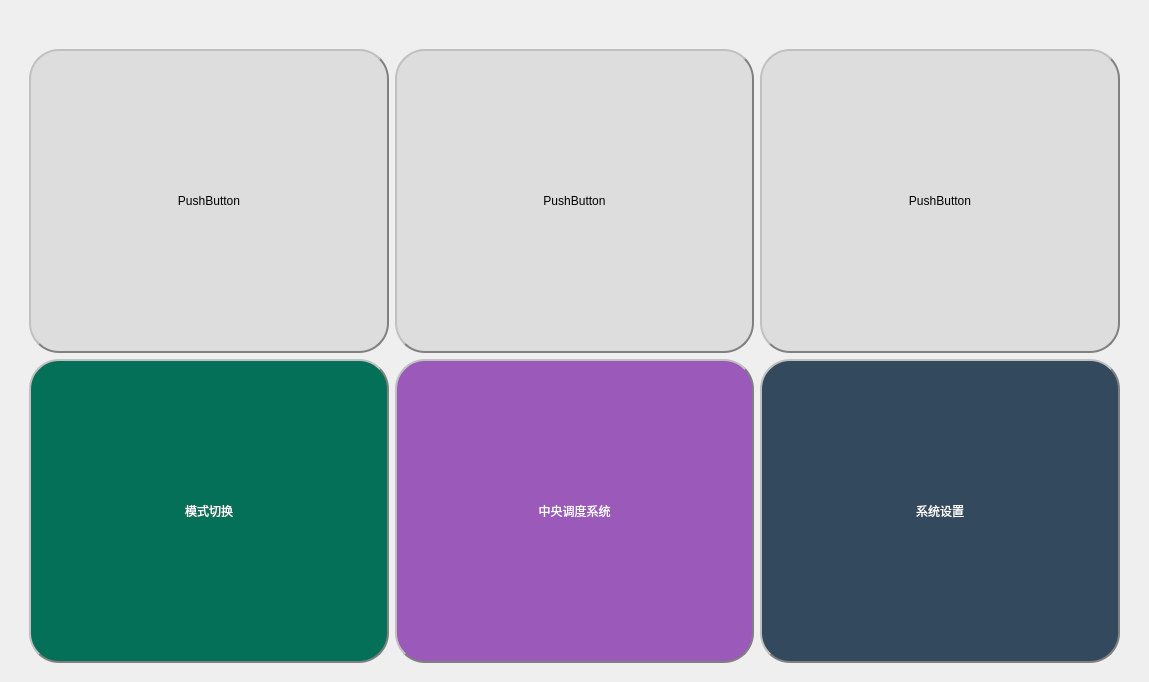
<?xml version="1.0" encoding="UTF-8"?>
<ui version="4.0">
 <class>zhong</class>
 <widget class="QWidget" name="zhong">
  <property name="geometry">
   <rect>
    <x>0</x>
    <y>0</y>
    <width>1149</width>
    <height>682</height>
   </rect>
  </property>
  <property name="windowTitle">
   <string>Form</string>
  </property>
  <layout class="QVBoxLayout" name="verticalLayout">
   <property name="spacing">
    <number>0</number>
   </property>
   <property name="leftMargin">
    <number>0</number>
   </property>
   <property name="topMargin">
    <number>0</number>
   </property>
   <property name="rightMargin">
    <number>0</number>
   </property>
   <property name="bottomMargin">
    <number>0</number>
   </property>
   <item>
    <widget class="QWidget" name="widget" native="true">
     <property name="sizePolicy">
      <sizepolicy hsizetype="Fixed" vsizetype="Minimum">
       <horstretch>0</horstretch>
       <verstretch>0</verstretch>
      </sizepolicy>
     </property>
     <property name="minimumSize">
      <size>
       <width>0</width>
       <height>40</height>
      </size>
     </property>
     <property name="maximumSize">
      <size>
       <width>16777215</width>
       <height>40</height>
      </size>
     </property>
    </widget>
   </item>
   <item>
    <widget class="QWidget" name="widget_2" native="true">
     <layout class="QGridLayout" name="gridLayout">
      <item row="0" column="0">
       <spacer name="horizontalSpacer_2">
        <property name="orientation">
         <enum>Qt::Horizontal</enum>
        </property>
        <property name="sizeType">
         <enum>QSizePolicy::Fixed</enum>
        </property>
        <property name="sizeHint" stdset="0">
         <size>
          <width>20</width>
          <height>20</height>
         </size>
        </property>
       </spacer>
      </item>
      <item row="0" column="4">
       <spacer name="horizontalSpacer">
        <property name="orientation">
         <enum>Qt::Horizontal</enum>
        </property>
        <property name="sizeType">
         <enum>QSizePolicy::Fixed</enum>
        </property>
        <property name="sizeHint" stdset="0">
         <size>
          <width>20</width>
          <height>20</height>
         </size>
        </property>
       </spacer>
      </item>
      <item row="2" column="2">
       <spacer name="verticalSpacer">
        <property name="orientation">
         <enum>Qt::Vertical</enum>
        </property>
        <property name="sizeType">
         <enum>QSizePolicy::Fixed</enum>
        </property>
        <property name="sizeHint" stdset="0">
         <size>
          <width>20</width>
          <height>10</height>
         </size>
        </property>
       </spacer>
      </item>
      <item row="1" column="3">
       <widget class="QPushButton" name="pushButton_6">
        <property name="sizePolicy">
         <sizepolicy hsizetype="Minimum" vsizetype="Expanding">
          <horstretch>0</horstretch>
          <verstretch>0</verstretch>
         </sizepolicy>
        </property>
        <property name="styleSheet">
         <string notr="true">QPushButton{
background-color: rgb(221, 221, 221);
border:2px groove gray;
border-radius:30px;padding:2px 4px;
	font: 18pt &quot;楷体&quot;;
	color: rgb(255, 255, 255);
	background-color: rgb(51, 73, 93);
border-style: outset;}
QPushButton:hover{background-color:rgb(229, 241, 251); color: black;}
QPushButton:pressed{background-color:rgb(204, 228, 247);border-style: inset;}</string>
        </property>
        <property name="text">
         <string>系统设置</string>
        </property>
        <property name="icon">
         <iconset resource="resource.qrc">
          <normaloff>:/设置.png</normaloff>:/设置.png</iconset>
        </property>
        <property name="iconSize">
         <size>
          <width>100</width>
          <height>100</height>
         </size>
        </property>
       </widget>
      </item>
      <item row="1" column="1">
       <widget class="QPushButton" name="pushButton_4">
        <property name="sizePolicy">
         <sizepolicy hsizetype="Minimum" vsizetype="Expanding">
          <horstretch>0</horstretch>
          <verstretch>0</verstretch>
         </sizepolicy>
        </property>
        <property name="styleSheet">
         <string notr="true">QPushButton{
background-color: rgb(221, 221, 221);
border:2px groove gray;
border-radius:30px;padding:2px 4px;
	font: 18pt &quot;楷体&quot;;
	color: rgb(255, 255, 255);
	background-color: rgb(3, 112, 87);
border-style: outset;}
QPushButton:hover{background-color:rgb(229, 241, 251); color: black;}
QPushButton:pressed{background-color:rgb(204, 228, 247);border-style: inset;}</string>
        </property>
        <property name="text">
         <string>模式切换</string>
        </property>
        <property name="icon">
         <iconset resource="resource.qrc">
          <normaloff>:/切换.png</normaloff>:/切换.png</iconset>
        </property>
        <property name="iconSize">
         <size>
          <width>100</width>
          <height>100</height>
         </size>
        </property>
       </widget>
      </item>
      <item row="0" column="1">
       <widget class="QPushButton" name="pushButton">
        <property name="sizePolicy">
         <sizepolicy hsizetype="Minimum" vsizetype="Minimum">
          <horstretch>0</horstretch>
          <verstretch>0</verstretch>
         </sizepolicy>
        </property>
        <property name="styleSheet">
         <string notr="true">QPushButton{
background-color: rgb(221, 221, 221);
border:2px groove gray;
border-radius:30px;padding:2px 4px;
border-style: outset;}
QPushButton:hover{background-color:rgb(229, 241, 251); color: black;}
QPushButton:pressed{background-color:rgb(204, 228, 247);border-style: inset;}</string>
        </property>
        <property name="text">
         <string>PushButton</string>
        </property>
       </widget>
      </item>
      <item row="0" column="3">
       <widget class="QPushButton" name="pushButton_3">
        <property name="sizePolicy">
         <sizepolicy hsizetype="Minimum" vsizetype="Expanding">
          <horstretch>0</horstretch>
          <verstretch>0</verstretch>
         </sizepolicy>
        </property>
        <property name="styleSheet">
         <string notr="true">QPushButton{
background-color: rgb(221, 221, 221);
border:2px groove gray;
border-radius:30px;padding:2px 4px;
border-style: outset;}
QPushButton:hover{background-color:rgb(229, 241, 251); color: black;}
QPushButton:pressed{background-color:rgb(204, 228, 247);border-style: inset;}</string>
        </property>
        <property name="text">
         <string>PushButton</string>
        </property>
       </widget>
      </item>
      <item row="0" column="2">
       <widget class="QPushButton" name="pushButton_2">
        <property name="sizePolicy">
         <sizepolicy hsizetype="Minimum" vsizetype="Minimum">
          <horstretch>0</horstretch>
          <verstretch>0</verstretch>
         </sizepolicy>
        </property>
        <property name="styleSheet">
         <string notr="true">QPushButton{
background-color: rgb(221, 221, 221);
border:2px groove gray;
border-radius:30px;padding:2px 4px;
border-style: outset;}
QPushButton:hover{background-color:rgb(229, 241, 251); color: black;}
QPushButton:pressed{background-color:rgb(204, 228, 247);border-style: inset;}</string>
        </property>
        <property name="text">
         <string>PushButton</string>
        </property>
       </widget>
      </item>
      <item row="1" column="2">
       <widget class="QPushButton" name="pushButton_5">
        <property name="sizePolicy">
         <sizepolicy hsizetype="Minimum" vsizetype="Expanding">
          <horstretch>0</horstretch>
          <verstretch>0</verstretch>
         </sizepolicy>
        </property>
        <property name="styleSheet">
         <string notr="true">QPushButton{
background-color: rgb(221, 221, 221);
border:2px groove gray;
border-radius:30px;padding:2px 4px;
border-style: outset;
	background-color: rgb(155, 89, 186);
	font: 18pt &quot;楷体&quot;;
	color: rgb(255, 255, 255);

}
QPushButton:hover{background-color:rgb(229, 241, 251); color: black;}
QPushButton:pressed{background-color:rgb(204, 228, 247);border-style: inset;}</string>
        </property>
        <property name="text">
         <string>中央调度系统</string>
        </property>
        <property name="icon">
         <iconset resource="resource.qrc">
          <normaloff>:/SWAN 控制.png</normaloff>:/SWAN 控制.png</iconset>
        </property>
        <property name="iconSize">
         <size>
          <width>100</width>
          <height>100</height>
         </size>
        </property>
       </widget>
      </item>
     </layout>
    </widget>
   </item>
  </layout>
 </widget>
 <resources>
  <include location="resource.qrc"/>
 </resources>
 <connections/>
</ui>
